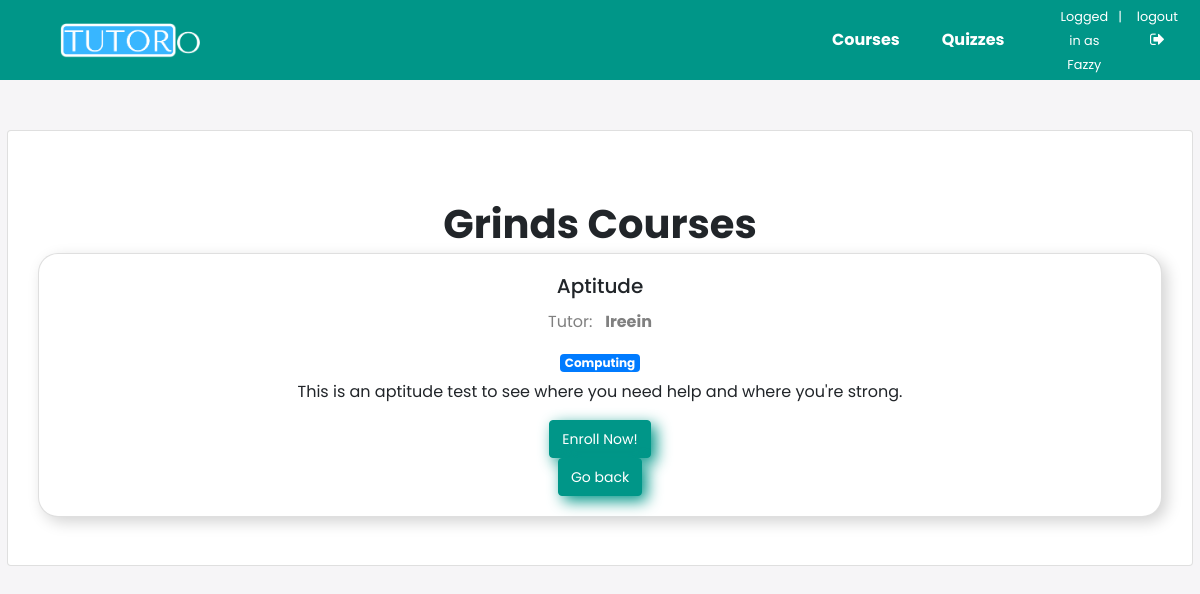
The page /studentdash/home/3/ (signed in) on the database its author committed.
### quiz/models.py (models this page shows, shortened)
class User(AbstractUser):
    is_student = models.BooleanField(default=False)
    is_tutor = models.BooleanField(default=False)

class Subject(models.Model):
    name = models.CharField(max_length=30)
    color = models.CharField(max_length=7, default='#007bff')
    def get_html_badge(self):
        name = escape(self.name)
        color = escape(self.color)
        html = '<span class="badge badge-primary" style="background-color: %s">%s</span>' % (color, name)
        return mark_safe(html)

### dashboard/models.py (models this page shows, shortened)
class Course(models.Model):
    name = models.CharField(max_length=255)
    description = models.TextField()
    subject = models.ForeignKey(Subject, on_delete=models.CASCADE)
    student = models.ManyToManyField(User, related_name='members')
    tutor = models.ForeignKey(User, on_delete=models.CASCADE, related_name='courses')

### dashboard/views/student_dashboard.py (the view)
# urls.py: path('home/<int:pk>/', student_dashboard.CourseDetailView.as_view(), name='course_detail'),
@method_decorator([login_required, student_required], name='dispatch')
class CourseDetailView(DetailView):
    model = Course
    template_name = 'dashboard/students/course_detail.html'

### dashboard/templates/dashboard/students/course_detail.html (shortened to what this page needs)
{% extends 'dashboard/base.html' %}
{% block content %}
    <h1>Grinds Courses</h1>
      <div class="card" style="font-family: 'Poppins', sans-serif; margin: 0 30px 0 30px; border-radius: 20px; box-shadow: 5px 5px 15px LightGrey; text-align: center;">
      <div class="card-body">
        <h5 class="card-title">{{ object.name }}</h5>
        <p class="card-text" style="color: gray;"><label>Tutor:</label> &nbsp;&nbsp;<strong>{{object.tutor}}</strong></p>
        <h6 class="card-subtitle mb-2 text-muted">{{ object.subject.get_html_badge }}</h6>
        <p class="card-text">{{object.description}}</p>
        <form method="POST">
          <button class="btn btn-success" style="margin: 0 15px 0 15px; border-color: #009688; background-color: #009688;"><a href="#" class="card-link">Enroll Now!</a></button>
        </form>
        <button class="btn btn-success" style="margin: 0 15px 0 15px; border-color: #009688; background-color: #009688;"><a href="{% url 'studentdash:course_home' %}" class="card-link">Go back</a></button>
      </div>
    </div>
    <br><br>
{% endblock %}

### dashboard/templates/dashboard/base.html (shortened to what this page needs)
<!DOCTYPE html>
{% load static %}
<!DOCTYPE html>
<html lang="en" dir="ltr">
  <head>
    <link rel="stylesheet" href="https://stackpath.bootstrapcdn.com/bootstrap/4.5.2/css/bootstrap.min.css">
    <link rel="stylesheet" href="https://stackpath.bootstrapcdn.com/font-awesome/4.7.0/css/font-awesome.min.css">
    <link rel="stylesheet" href="{% static '/css/style.css'%}">
  </head>
  <body>
    {% if user.is_student == True %}
      <div class="navbar">
      	<a href="{% url 'studentdash:course_home' %}"><img src="../../../static/images/TutorO_Logo.png" class="home-logo"></a>
        <ul class="links">
          <li><a href="{% url 'studentdash:course_home' %}">Courses</a></li>
      		<li><a href="{% url 'students:quiz_list' %}">Quizzes</a></li>
          <li>
            <ul style="padding: 0 10px 0 30px; float: right">
              <li><a href="" style="cursor: default; padding: 0; margin: 0 0 0 0; text-align:center; "><small>Logged in as {{user.first_name}}</small></a></li>
              <li><a href="" style="cursor: default; margin:0 5px 0 0; padding: 0;"><small>|</small></a></li>
          		<li><a href="{% url 'logout' %}" style="padding: 0; margin: 0 0 0 0; text-align: center"><small>logout</small><i class="fa fa-sign-out" aria-hidden="true"></i></a></li>
            </ul>
          </li>
        </ul>
      </div>
    {% endif %}
<div class="content-wrapper" style="margin-top:100px">
    <div class="card mb-3" style="margin-top:50px">
      <div class="card-body">
        </div>
      <br>
      {% block content %}
      {% endblock %}
      </div>
    </div>
  </body>
</html>

### static/css/style.css (style rules this page uses)
body { background: #f6f5f7; display: flex; justify-content: center; align-items: center; flex-direction: column; font-family: 'Poppins', sans-serif; height: 100vh; margin: -20px 0 50px; }
.content-wrapper { width: 98.82vw; height: 100%; }
h1 { font-weight: bold; margin: 0; text-align: center; padding: 5px; }
ul { decoration: none; list-style: none; font-size: 14px; display: flex; padding-top: 5px; padding-bottom: 5px; padding-left: 0; margin: 0; }
li { padding-right: 10px; }
a { color: #fff; text-decoration: none; font-size: 14px; margin: 15px 0; }
.navbar { position: fixed; z-index: 10; left: 0; right: 0; top: 0; font-family: 'Poppins', sans-serif; padding: 0 5%; height: 80px; background-color: #009688; }
.navbar .home-logo { float: left; width: auto; height: 35px; display: flex; align-items: center; font-size: 24px; }
.navbar .links { float: right; padding: 0; margin: 0; width: 30%; height: 100%; display: flex; justify-content: space-around; align-items: center; }
.navbar .links li { list-style: none; }
.navbar .links a { display: block; padding: 1em; font-size: 16px; font-weight: bold; color: #fff; text-decoration: none; }
button { border: 3px #009688; border-radius: 5px; margin: 8px 0; outline: none; padding: 5px 12px 5px 12px; box-sizing: border-box; border-color: #009688; box-shadow: 5px 5px 15px 0 #009688; font-family: 'Poppins', sans-serif; font-weight: normal; font-size: 17px; color: #fff; background-color: #009688; }

### rows shown on the page
User: first_name "Fazzy"
Course: name "Aptitude", tutor "Ireein", subject.get_html_badge "Computing", description "This is an aptitude test to see where you need help and where you're strong."
